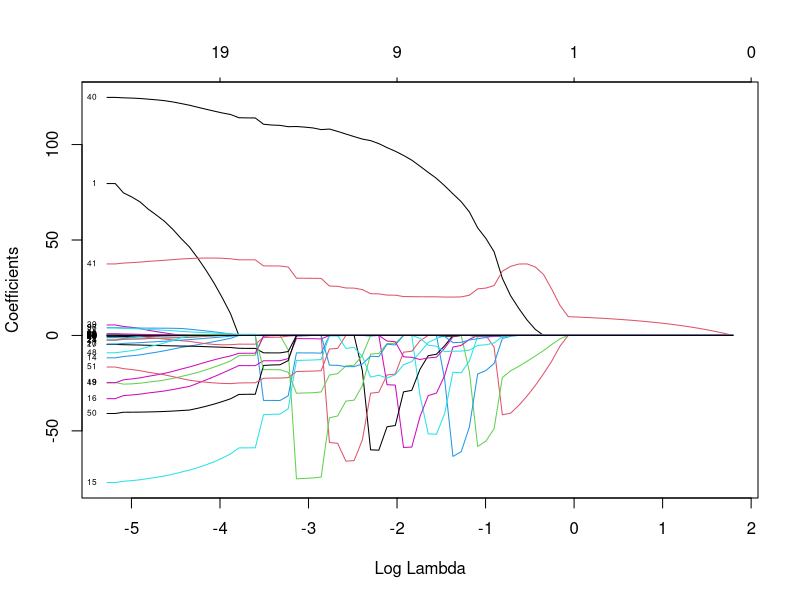
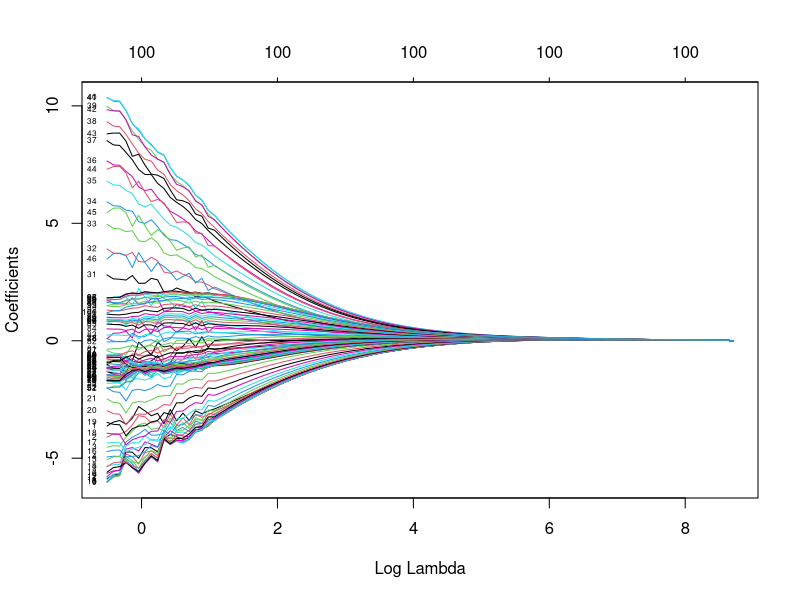
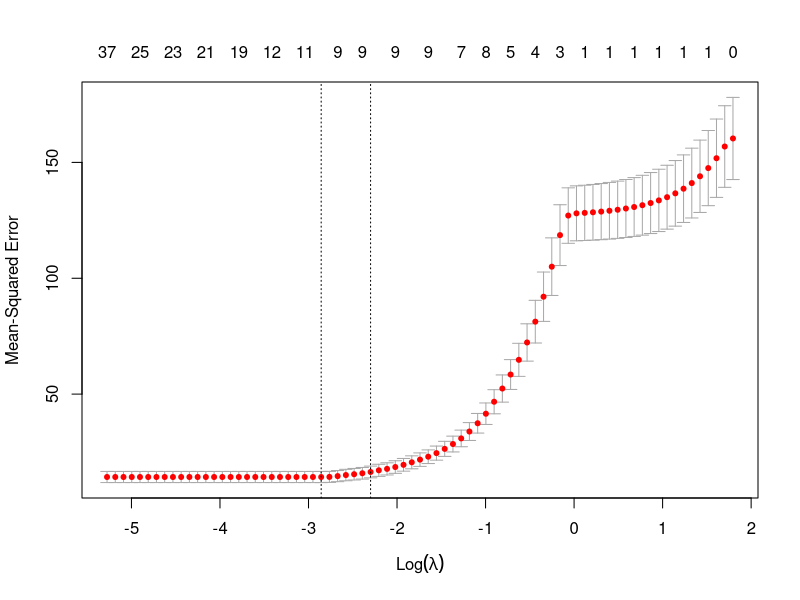
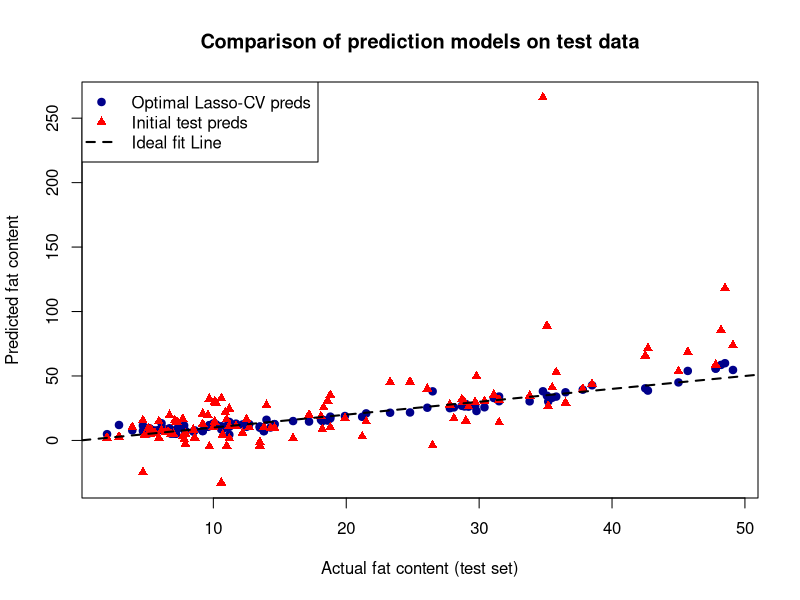

Reproduce these figures in R, in order.
#Lab 2 Assignment 1: Explicit Regularization


#Install necessary packages:
install.packages("dplyr")
install.packages("glmnet")


#-----Task 1-----

#First we make a dataframe
df_tecator = read.csv("tecator.csv")

#We use dplyr for select()
library(dplyr)

#Then we select Fat & Channels 1 to 100 (Absorbance characteristics)
#into a new dataframe, excluding Protein & Moisture
df = df_tecator %>% select(Fat, Channel1:Channel100)

#After that we do partitioning code into train/test
#50-50 from lecture 1a slide 34
n = dim(df)[1]
set.seed(12345)
id = sample(1:n, floor(n*0.5))
train = df[id,]
test = df[-id,]

#The underlying probabilistic model
#with Fat = Y and Channels = X_j
#can be reported as the following:

#Y_i = B0 + sum(Bj * X_i,j) for j=1 to 100 + E_i

#Where we have:
# Y_i = Fat measurement for sample i
# B0 = Intercept coefficient
# Bj = Regression coefficient for Channel j
# X_i,j = Absorbance value or Channel j in sample i
# E_i = Error term for sample i

#Then we compute the linear regression
#model with Fat as Target
#and Channels 1 to 100 as features,
#and fit the model to the training data
m1 = lm(Fat~., data = train)

#Estimation of training error:

#Create predictions using the model m1 on the
#training data
preds_train = predict(m1, newdata = train)

#Calculate the squared error for each sample,
#with (actual-predicted)^2
SE_train = (train$Fat - preds_train)^2

#Calculate the mean squared error for training:
MSE_train = mean(SE_train)

#Print the MSE_train:
MSE_train # = 0.005709117 ≈ 0.57%

#Estimation of test error:

preds_test = predict(m1, newdata = test)

#Calculate the squared error for each sample,
#with (actual-predicted)^2
SE_test = (test$Fat - preds_test)^2

#Calculate the mean squared error for test:
MSE_test = mean(SE_test)

#Print the MSE_test:
MSE_test # = 722.4294 ≈ 7220.43% <- very bad!

#Comment on the quality of fit and prediction
#and therefore on the quality of model:

#The MSE for training data is 0.57%, which is quite
#low and therefore a good fit. The model was able to
#capture the training data well.
#But the MSE for test data is 7220.43%, which
#results in bad predictions, as the model
#fails hard on unseen data.
#So the model has high variance which leads to
#high levels of overfitting.

#-----Task 2-----

#The cost function to be optimized (minimized) for the LASSO
#regression with Fat = Y and Channels = X_j is:

#J(B) = Loss term + Penalty term

#J(B) = (1 / 2*n) * sum((Y_i - (B0 + sum(Bj * X_i,j) for j=1 to 100))^2)
# + lambda * sum(|Bj| for j=1 to 100)

#Where:
# Loss term = (1 / 2*n) * sum((Y_i) - Prediction_i)^2)
# This measures the quality of the fit with MSE.
# Penalty term = lambda * sum(|Bj| for j=1 to 100)
# This penalizes large coefficients to prevent overfitting
# and forces weak coefficients to zero, called feature selection.

#Where we have:
# Y_i = Actual Fat measurement for sample i
# B0 = Intercept coefficient
# Bj = Regression coefficient for Channel j
# X_i,j = Absorbance value for Channel j in sample i
# n = Number of training samples
# lambda = Tuning parameter, which controls
# the strength of the penalty.


#-----Task 3-----

#Select Fat & all Channels into a new dataframe
df_2 = train%>%select(Fat, Channel1:Channel100)

#Use the glmnet library for Lasso/Ridge regression
library(glmnet)

#Convert all Channels into a matrix x (features)
x = as.matrix(df_2%>%select(-Fat))

#Convert Fat into a matrix y (target)
y = as.matrix(df_2%>%select(Fat))

#Fit the Lasso regression model
#No lambda=1, which allows glmnet to fit
#the model across the entire sequence of lambdas
#alpha = 1 to use lasso (ridge if alpha = 0)
mB_lasso = glmnet(x, y, family = "gaussian", alpha = 1)

#Plot:
plot(mB_lasso, xvar = "lambda", label = TRUE)

#Plot interpretation:

#-Log(lambda) is used for aesthetics
#so it shows the simplest model (high penalty)
#to the left and moving right showing the most
#complex model (lowest penalty).
#High penalty (lambda) = simple
#Low penalty (lambda) = complex

#Numbers on top:
#The numbers on top of the plot show the number
#of non-zero coefficients aka the number of
#selected features at different points along the
#penalty line.

#X-axis (-log(lambda)):
#Going from left to right the log(lambda) value
#aka penalty factor is decreasing.
#As the lambda (penalty factor) decreases,
#the model complexity increases, and more features
#enter the model when we go further right.

#Y-axis (coefficients):
#Shows the coefficient values, each colored line
#shows the coefficient (Bj) for one of the 100 channels.

#Feature selection:
#The lasso (alpha=1) forces the coefficients to
#be exactly zero where the lines start on the far left.
#When going further right, lines separate from
#the Y = 0 line, which means those features
#have been selected (aka coefficient is not zero).

#What value of the penalty factor can be chosen if
#we want to select a model with only 3 features?

#The top of the plot shows number of selected features,
#to get 3 features we must find a value between 1 and 9 features,
#where we start seeing 3 different colored lines leaving the Y = 0 line.
#This is where the red and green lines emerge, together with the very first red one.
#We estimate this to happen at -Log(lambda) = 0.2.
#So we solve that equation:
#   -Log(lambda) = 0.2
#<=>e^-log(lambda) = e^0.2
#<=>e^log(lambda^-1) = e^0.2
#<=>lambda^-1 = e^0.2
#<=>1/lambda = e^0.2
#<=>lambda = 1/(e^0.2) ≈ 0.818731 ≈ 0.82

#So the penalty factor (lambda) should be chosen
#to around 0.82 to select a model with only
#3 features.


#-----Task 4-----

#Same as in Task 3 but using Ridge regression
#instead of Lasso, which is done by changing
#alpha from 1 to 0, so alpha=0 in the glmnet() function.
mB_ridge = glmnet(x, y, family = "gaussian", alpha = 0)

#Plot:
plot(mB_ridge, xvar = "lambda", label = TRUE)

#Compare the plots from steps 3 and 4. Conclusions?

#Comparison of regularization:

#Lasso (feature selection):
# The lasso plot is a more aggressive model,
# because it forces the coefficients of less
# important channels to become exactly zero
# (lines hit the x-axis) going from right to left
# increasing the lambda (penalty factor).
# This lets us know
# which specific few channels are most important,
# but it let the rest of the chosen coefficients
# get very large, up to 100.

#Ridge (feature shrinkage):
# The ridge plot is a safer model, because it
# keeps all 100 channels in the model going from
# right to left, but
# forces all 100 coefficients to be tiny,
# max around 8. This evenly distributes the
# prediction work and drastically reduces the
# risk of any single channel's coefficient
# becoming too large and capturing noise.

#Conclusion of model choice:
# For this data with 100 features, ridge regression
# is a better choice for prediction quality. By
# shrinking all 100 coefficients to small values,
# it effectively controls the overfitting (variance)
# problem, resulting in a model that generalizes
# better to new data than the lasso model in the beginning.


#-----Task 5-----

#Select Fat & all Channels into a new dataframe
df_3 = train%>%select(Fat, Channel1:Channel100)

#Convert all Channels into a matrix x (features)
x = as.matrix(df_3%>%select(-Fat))

#Convert Fat into a matrix y (target)
y = as.matrix(df_3%>%select(Fat))

#Create the cross validation lasso model
mB_cv_lasso = cv.glmnet(x, y, alpha=1, family="gaussian")

#Plot the cv lasso model showing the
#dependence of the CV score on log(lambda):
plot(mB_cv_lasso)

#Comment how the CV score (Mean CV error) changes with log(lambda):
# High penalty aka right side:
# As log(lambda) gets very large (high penalty)
# the model is too simple (underfit). The CV score is high
# because the model has high bias.

# Optimal penalty aka bottom of curve:
# As log(lambda) decreases from the right, the CV
# score decreases too, reaching its minimum lambda.
# This is the optimal point where bias and variance
# are balanced.

# Low penalty aka left side:
# As log(lambda) gets smaller (low penalty, more complex model),
# the CV score increases again. The model is too complex
# and overfits the training data, leading to high variance
# and high CV error.

#The optimal penalty (lambda)
mB_cv_lasso$lambda.min # = 0.05744535

#How many variables were chosen in this model:
# 29 variables were chosen according to the plot.
# But for the optimal parameter 8 were enough.

#Does the information displayed in the plot
#suggests that the optimal 𝜆 value results
#in a statistically significantly better
#prediction than log𝜆 = −4?
# -log(0.05744535) = 2.85692,
# aka log(𝜆_optimal) = -2.85692
# If we look at the plot, we see that
# -4 is very close to the bottom of the curve,
# and within the standard error range, so
# the difference in prediction error is not
# statistically significant. So we can choose
# log(𝜆) = -4 as well without greater loss.

#Scatter plot of original test versus
#predicted test values for the model corresponding
#to optimal lambda:

#preds_test = original test from Task 1

#Select Fat & all Channels into a new dataframe
df_4 = test%>%select(Fat, Channel1:Channel100)

#Convert all test Channels into a matrix x (features)
x = as.matrix(df_4%>%select(-Fat))

#Create the preds for test with cross validation lasso model
preds_test_optimal = predict(mB_cv_lasso, s = mB_cv_lasso$lambda.min, newx = x)

#Create the plot using optimal predictions
plot(
  test$Fat, #Actual values on x
  preds_test_optimal, #Optimal predictions on y
  main = "Comparison of prediction models on test data",
  xlab = "Actual fat content (test set)",
  ylab = "Predicted fat content",
  pch = 19,
  col = "darkblue", #Dark blue for optimal predictions
  xlim = range(test$Fat),
  ylim = range(c(preds_test, preds_test_optimal))
)

#Add original predictions to the same plot
points(
  test$Fat,
  preds_test,
  pch = 17,
  col = "red" #Red for original predictions
)

#Add ideal fit Line (y=x)
abline(a = 0, b = 1, col = "black", lty = 2, lwd = 2)

#Add legend to clarify the models
legend("topleft",
       legend = c("Optimal Lasso-CV preds", "Initial test preds", "Ideal fit Line"),
       col = c("darkblue", "red", "black"),
       pch = c(19, 17, NA),
       lty = c(NA, NA, 2),
       lwd = c(NA, NA, 2))

#Comment whether the model predictions are good:
# The predictions are much better now, as the
# dark blue points (Lasso-CV) cluster much
# more tightly around the ideal fit line compared
# to the red dots (original test),
# although not all the points are perfectly on
# the line, which indicates that the model
# still has some error. But overall it is a lot
# better than the original model.
# It can be said that the optimal model has
# much higher predictive reliability.
